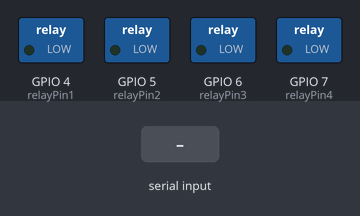
Simulated run of this sketch. Board: ESP32-S3. On the bench: switched loads named in the sketch (green lamp = pin HIGH). The inputs (shaded band) are chosen by the test bench. Nothing arrives over Bluetooth unless stated.

Above: at 1.2 s.
1.3 s: "1" received over the second serial link
At 2.0 s:
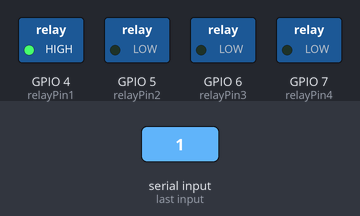
2.8 s: "2" received over the second serial link
At 3.2 s:
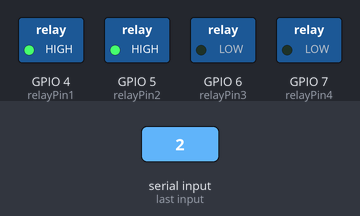
4.3 s: "3" received over the second serial link
At 5.5 s:
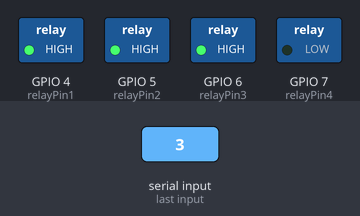
5.8 s: "4" received over the second serial link
At 6.6 s:
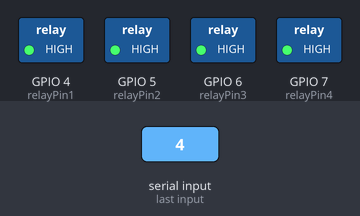
7.3 s: "5" received over the second serial link
At 7.8 s:
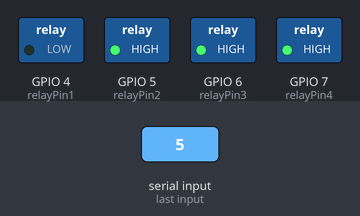
8.8 s: "6" received over the second serial link
At 10.1 s:
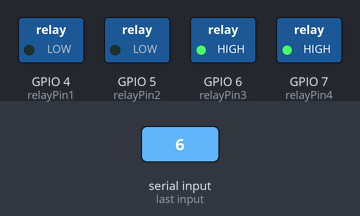
Timing chart, 0 to 11.3 s (numbered marks = the images above; inputs shaded):
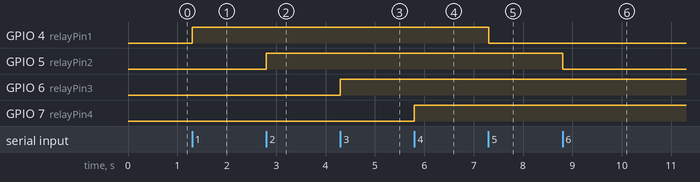

Measured:
- after the input at 1.3 s, GPIO 4 (relayPin1): LOW → HIGH at once
- after the input at 2.8 s, GPIO 5 (relayPin2): LOW → HIGH at once
- after the input at 4.3 s, GPIO 6 (relayPin3): LOW → HIGH at once
- after the input at 5.8 s, GPIO 7 (relayPin4): LOW → HIGH at once
- after the input at 7.3 s, GPIO 4 (relayPin1): HIGH → LOW at once
- after the input at 8.8 s, GPIO 5 (relayPin2): HIGH → LOW at once

The sketch:

esp32_led_blink.ino
```cpp
#include <BluetoothSerial.h>

BluetoothSerial SerialBT;

const int relayPin1 = 4;
const int relayPin2 = 5;
const int relayPin3 = 6;
const int relayPin4 = 7;

void setup() {
  Serial.begin(115200);
  SerialBT.begin("ESP32_BT"); // Bluetooth device name

  pinMode(relayPin1, OUTPUT);
  pinMode(relayPin2, OUTPUT);
  pinMode(relayPin3, OUTPUT);
  pinMode(relayPin4, OUTPUT);

  // Ensure that the relays are initially in the OFF state
  digitalWrite(relayPin1, LOW);
  digitalWrite(relayPin2, LOW);
  digitalWrite(relayPin3, LOW);
  digitalWrite(relayPin4, LOW);
}

void loop() {
  if (SerialBT.available()) {
    char command = SerialBT.read();
    executeCommand(command);
  }
}

void executeCommand(char command) {
  switch (command) {
    case '1':
      digitalWrite(relayPin1, !digitalRead(relayPin1));
      break;
    case '2':
      digitalWrite(relayPin2, !digitalRead(relayPin2));
      break;
    case '3':
      digitalWrite(relayPin3, !digitalRead(relayPin3));
      break;
    case '4':
      digitalWrite(relayPin4, !digitalRead(relayPin4));
      break;
    // To turn off the relays, use '5', '6', '7', and '8'
    case '5':
      digitalWrite(relayPin1, LOW);
      break;
    case '6':
      digitalWrite(relayPin2, LOW);
      break;
    case '7':
      digitalWrite(relayPin3, LOW);
      break;
    case '8':
      digitalWrite(relayPin4, LOW);
      break;
    default:
      break;
  }
}
```
